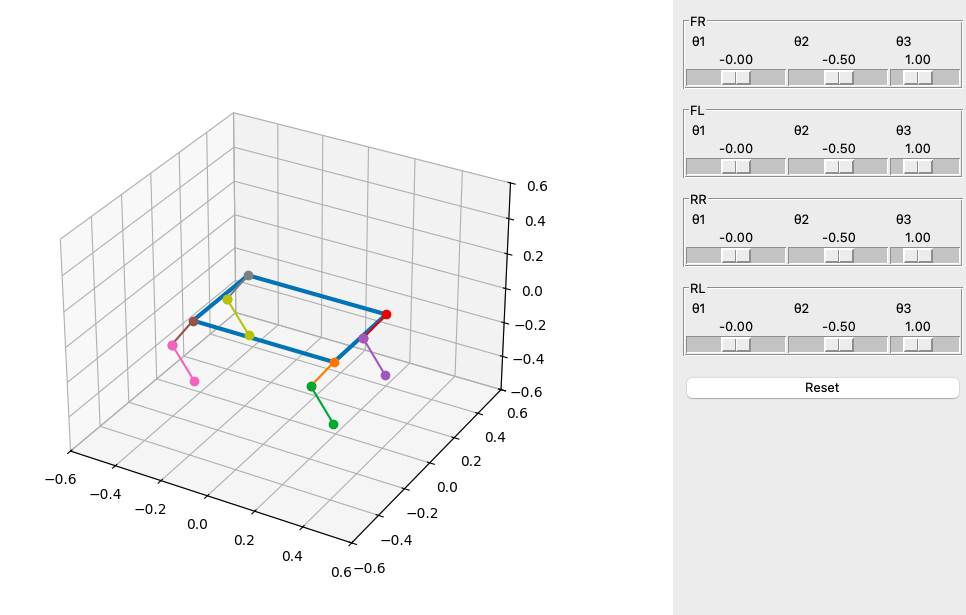

Reproduce this figure in Python.
import matplotlib
matplotlib.use('TkAgg')

import numpy as np
import matplotlib.pyplot as plt
import tkinter as tk
from matplotlib.backends.backend_tkagg import FigureCanvasTkAgg

# -----------------------------
# Robot parameters
# -----------------------------
L1, L2 = 0.2, 0.2

limits = {
    "theta1": (-np.pi/6, np.pi/6),
    "theta2": (-np.pi/2, np.pi/6),
    "theta3": (0, np.pi)
}

legs = {
    "FR": [0.0, -0.5, 1.0],
    "FL": [0.0, -0.5, 1.0],
    "RR": [0.0, -0.5, 1.0],
    "RL": [0.0, -0.5, 1.0]
}

# store defaults
defaults = {k: v[:] for k, v in legs.items()}

base_pos = {
    "FR": np.array([0.3, -0.2, 0.0]),
    "FL": np.array([0.3, 0.2, 0.0]),
    "RR": np.array([-0.3, -0.2, 0.0]),
    "RL": np.array([-0.3, 0.2, 0.0])
}

body = np.array([
    [0.3, -0.2, 0],
    [0.3, 0.2, 0],
    [-0.3, 0.2, 0],
    [-0.3, -0.2, 0],
    [0.3, -0.2, 0]
])

# -----------------------------
# FK
# -----------------------------
def fk(t1, t2, t3):
    X = L1*np.sin(t2) + L2*np.sin(t2+t3)
    R = L1*np.cos(t2) + L2*np.cos(t2+t3)
    Y = R*np.sin(t1)
    Z = -R*np.cos(t1)
    return np.array([X, Y, Z])

# -----------------------------
# Plot
# -----------------------------
fig = plt.figure(figsize=(8,6))
ax = fig.add_subplot(111, projection='3d')

def draw():
    ax.clear()
    ax.plot(body[:,0], body[:,1], body[:,2], linewidth=3)

    for leg, (t1,t2,t3) in legs.items():
        base = base_pos[leg]

        knee = base + np.array([
            L1*np.sin(t2),
            L1*np.cos(t2)*np.sin(t1),
            -L1*np.cos(t2)*np.cos(t1)
        ])

        foot = base + fk(t1,t2,t3)

        ax.plot([base[0], knee[0]], [base[1], knee[1]], [base[2], knee[2]], marker='o')
        ax.plot([knee[0], foot[0]], [knee[1], foot[1]], [knee[2], foot[2]], marker='o')

    ax.set_xlim([-0.6,0.6])
    ax.set_ylim([-0.6,0.6])
    ax.set_zlim([-0.6,0.6])

# -----------------------------
# TKINTER UI
# -----------------------------
root = tk.Tk()
root.title("Quadruped FK Simulator")
root.geometry("1100x650")

canvas = FigureCanvasTkAgg(fig, master=root)
canvas.get_tk_widget().pack(side=tk.LEFT, fill=tk.BOTH, expand=True)

control = tk.Frame(root)
control.pack(side=tk.RIGHT, fill=tk.Y, padx=10, pady=10)

# -----------------------------
# Update
# -----------------------------
def update(leg, i, val):
    legs[leg][i] = float(val)
    draw()
    canvas.draw_idle()

# -----------------------------
# Store sliders
# -----------------------------
sliders = []

# -----------------------------
# Sliders
# -----------------------------
for leg in legs:
    f = tk.LabelFrame(control, text=leg)
    f.pack(fill="x", pady=6)

    for i, name in enumerate(["θ1","θ2","θ3"]):
        s = tk.Scale(
            f,
            from_=limits[f"theta{i+1}"][0],
            to=limits[f"theta{i+1}"][1],
            resolution=0.01,
            orient=tk.HORIZONTAL,
            label=name,
            command=lambda v, l=leg, j=i: update(l,j,v)
        )
        s.set(legs[leg][i])
        s.pack(side="left", expand=True, fill="x")

        sliders.append((s, leg, i))  # tiny tracking

# -----------------------------
# Reset
# -----------------------------
def reset():
    # 1. Force the data dictionary back to default values
    for l in legs: legs[l] = defaults[l][:]
    # 2. Sync the sliders (this ensures the UI matches the data)
    for s, l, i in sliders: s.set(legs[l][i])
    # 3. Final 'snap' to redraw the robot in the correct pose
    draw();
    canvas.draw()
# -----------------------------
tk.Button(control, text="Reset", command=reset).pack(fill="x", pady=10)

# -----------------------------
draw()
canvas.draw()
root.mainloop()
